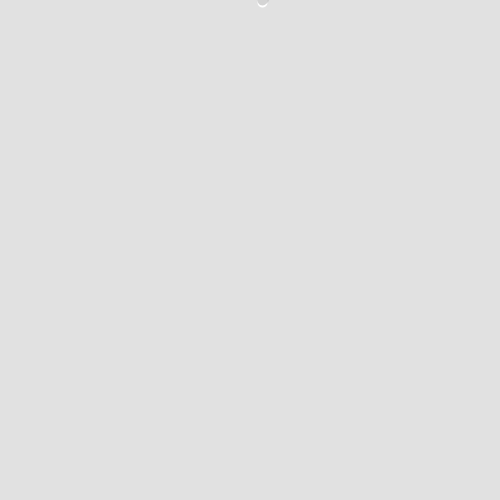
Frame 1 (no input)
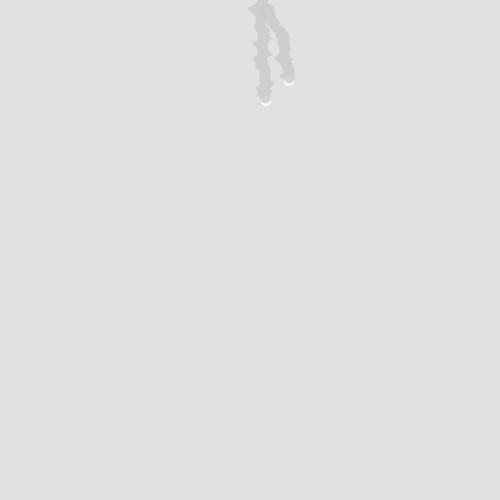
Frame 60 (the mouse pressed at the canvas centre just before this capture)
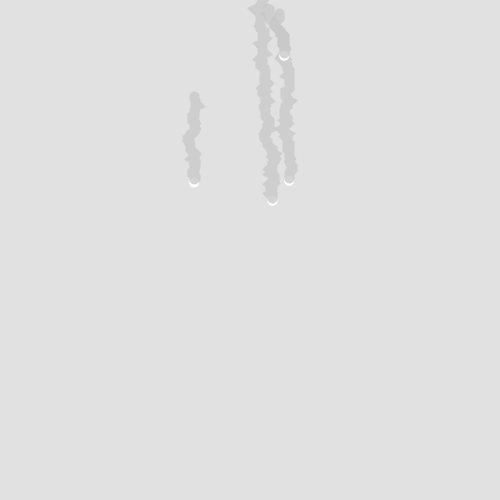
Frame 120 (the mouse held since frame 60 and released just before this capture)

The Processing sketch that drew these frames (run headless with seeded random() and noise(); from frame 60 on, the mouse is pressed at the canvas centre):

// Processing sketch: DripDrops
// ── DripDrops.pde
final int rows = 300;
float w;

Cel[][] grid = new Cel[rows][rows];
ArrayList<Drop> drops = new ArrayList<Drop>();

void setup() {
  size(500, 500);
  w = width/float(rows);
  println(w);
  for (int i=0; i!=rows; ++i) {
    for (int j=0; j!=rows; ++j) {
      grid[i][j] = new Cel(i, j);
    }
  }
  drops.add(new Drop(grid[floor(random(rows))][0]));
}

void draw() {
  background(225); 
  for (Drop drop : drops) {
    if (drop.cel.row < rows-1) drop.fall();
    drop.show();
  }
  
  if(floor(random(50)) == 0) {
    drops.add(new Drop(grid[floor(random(rows))][floor(random(rows/3))]));
  }
}
// ── Cel.pde
class Cel {
  PVector pos;
  int row, col;
  float res = random(2);

  Cel(int i, int j) {
    float x = i*w + w/2;
    float y = j*w + w/2;
    row = j;
    col = i;
    pos = new PVector(x, y);
  }
  
  ArrayList<Cel> neighbors() {
    ArrayList<Cel> n = new ArrayList<Cel>();
    if(col == 0) {
      n.add(grid[col+1][row]);
      n.add(grid[col][row+1]);
      n.add(grid[col+1][row+1]);
    }
    else if(col == rows-1) {
      n.add(grid[col-1][row]);
      n.add(grid[col][row+1]);
      n.add(grid[col-1][row+1]);
    }
    else {
      n.add(grid[col-1][row]);
      n.add(grid[col-1][row+1]);
      n.add(grid[col+1][row]);
      n.add(grid[col+1][row+1]);
      n.add(grid[col][row+1]);
    }
    return n;
  }
}
// ── Drop.pde
class Drop {
  Cel cel;
  ArrayList<Cel> path = new ArrayList<Cel>();
  PVector vel;
  PVector grav;
  float mass = 10;
  float r = pow(mass, 1/3) * 10;
  
  Drop(Cel c) {
    cel = c;
    path.add(c);
    vel = new PVector();
    grav = new PVector(0, mass);
  }
  
  void fall() {
    PVector dir = PVector.add(vel, grav);
    dir.add(cel.pos);
    ArrayList<Cel> neighbors = cel.neighbors();
    
    Cel next = cel;
    float best = 1000;
    for(Cel c: neighbors) {
      PVector effort = PVector.sub(c.pos, dir);
      float total = effort.mag() + c.res;
      if(total < best) {
        next = c;
        best = total;
      }
    }
    
    moveTo(next);
  }
  
  void moveTo(Cel c) {
    PVector vel = PVector.sub(c.pos, cel.pos);
    path.add(c);
    cel = c;
  }
  
  void show() {
    noStroke();
    fill(255);
    ellipse(cel.pos.x, cel.pos.y, r, r);
    
    stroke(200, 200);
    strokeWeight(r);
    noFill();
    beginShape();
    for(Cel c: path) {
      vertex(c.pos.x, c.pos.y - r/4);
    }
    endShape();
  }
}
